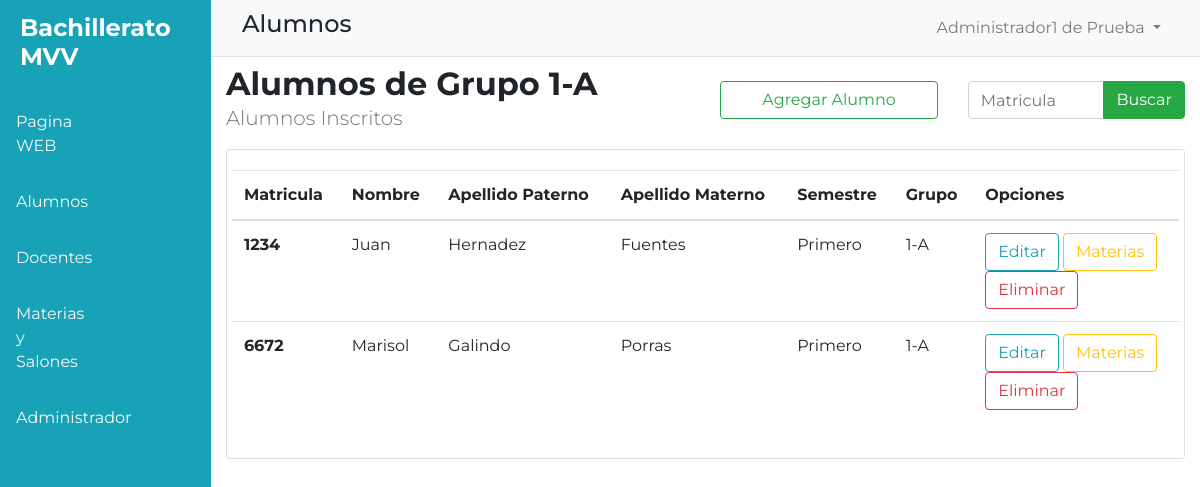
The app's page /listar-alumnos.php?grupo=1-A (signed in) with its own data.
### tables this page shows
CREATE TABLE `alumnos` (
  `matricula` varchar(45) NOT NULL,
  `nombre` varchar(45) NOT NULL,
  `apellidop` varchar(45) NOT NULL,
  `apellidom` varchar(45) NOT NULL,
  `pin` varchar(45) NOT NULL,
  `semestre` varchar(45) DEFAULT NULL,
  `grupo` varchar(45) DEFAULT NULL
);

### PHP/contrl-eliminar-alumno.php (called while the page is built, shortened)
<?php
$grupo=$_GET["grupo"];
?>

### listar-alumnos.php (the view, shortened to what this page needs)
<?php include "TEMPLETES/dashboard-admin.php";
$grupo =$_GET['grupo'];
?>
      <div class="w-100">
        <nav class="navbar navbar-expand-lg navbar-light bg-light border-bottom">
          <div class="container">
          <h4>Alumnos</h4>
          <div class="collapse navbar-collapse" id="navbarSupportedContent">
            <ul class="navbar-nav ml-auto">
              <li class="nav-item dropdown ml-4">
                <a class="nav-link dropdown-toggle" href="#" id="navbarDropdown" role="button" data-toggle="dropdown" aria-haspopup="true" aria-expanded="false">
                <?php
                  echo $_SESSION["nombre"] ," ", $_SESSION["apellidop"]," ", $_SESSION["apellidom"];
                ?>
                </a>
              </li>
            </ul>
          </div>
          </div>
        </nav>
        <div id="content">
            <section>
            <div class="container mt-2">
              <div class="row">
                <div class="col-lg-6">
                  <h2 class="font-weight-bold mb-0">Alumnos de Grupo <?= $grupo?> </h2>
                  <p class="lead text-muted">Alumnos Inscritos</p>
                </div>
                <div class="col-lg-3 mt-3">
                  <a href="./crear-alumno.php"><button class="btn btn-outline-success w-100 aling-self-center">Agregar Alumno</button></a>
                </div>
                <div class="col-lg-3 mt-3">
                  <form method="POST" action="">
                    <div class="input-group">
                      <input class="form-control" type="text" name="matricula" placeholder="Matricula" aria-label="Recipient's " aria-describedby="my-addon">
                      <div class="input-group-append">
                        <button  type="submit "class="btn btn-success" id="btnBuscar" name="btnBuscar" value="ok">Buscar</button>
                      </div>
                    </div>
                  </form>
                </div>
              </div>
            </div>
          </section>
          <section>
            <div class="container">
              <div class="card">
                <div class="card-body">
                  <div class="row">
                      <table class="table">
                        <thead>
                          <tr>
                            <th scope="col">Matricula</th>
                            <th scope="col">Nombre</th>
                            <th scope="col">Apellido Paterno</th>
                            <th scope="col">Apellido Materno</th>
                            <th scope="col">Semestre</th>
                            <th scope="col">Grupo</th>
                            <th scope="col">Opciones</th>
                          </tr>
                        </thead>
                        <tbody>
                        <?php
                          include "CONF/conexion.php";
                          include "PHP/contrl-eliminar-alumno.php";
                          $sql=$conexion->query("SELECT * FROM alumnos WHERE grupo='$grupo' ");
                          while($datos = $sql->fetch_object()){
                        ?>
                          <tr>
                            <th scope="row"><?= $datos->matricula ?></th>
                            <td><?= $datos->nombre ?></td>
                            <td><?= $datos->apellidop?></td>
                            <td><?= $datos->apellidom ?></td>
                            <td><?= $datos->semestre ?></td>
                            <td><?= $datos->grupo ?></td>
                            <td><a href="./editar-perfil-alumno-admin.php?matricula=<?= $datos->matricula ?>"><button class="btn btn-outline-info">Editar</button></a>
                            <a href="./ver-horario-alumno-admin.php?matricula=<?= $datos->matricula ?>"><button class="btn btn-outline-warning">Materias</button></a>
                            <form method="POST" action="">
                              <a onclick="return eliminar()"><button type="submit" class="btn btn-outline-danger" name="eliminalumno" value="ok">Eliminar</button></a>
                            </form></td>
                          </tr>
                          <?php
                            }
                          ?>
                        </tbody>
                      </table>
                  </div>
                </div>
              </div>
            </div>
          </section>
        </div>
      </div>
<?php include "TEMPLETES/pie-dashboard-admin.php";?>

### CSS/estilo-portal-admin.css (style rules this page uses)
:root { --color1: #F8F1F1; --color2: #11698E; --color3: #19456B; --color4: #7B113A; --color5: black; }
body { font-family: 'Montserrat','Roboto',sans-serif !important; overflow: hidden; }
#content { overflow-y: auto; height: 100vh; padding-bottom: 5rem; }

### records on screen
alumnos: matricula "1234", nombre "Juan", apellidop "Hernadez", apellidom "Fuentes", semestre "Primero", grupo "1-A"
alumnos: matricula "6672", nombre "Marisol", apellidop "Galindo", apellidom "Porras", semestre "Primero", grupo "1-A"

### other values on screen
$_SESSION["nombre"] "Administrador1"
$_SESSION["apellidop"] "de"
$_SESSION["apellidom"] "Prueba"
$grupo "1-A"
